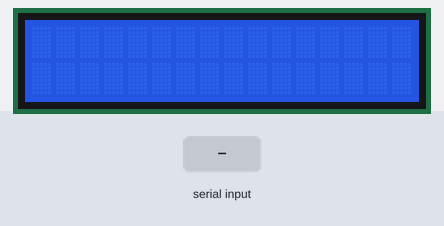
The sketch below on a simulated Arduino Uno, built with avr-gcc and run on an emulated ATmega328P. Parts: 16×2 character LCD. The inputs (shaded band) are chosen by the test bench.

Above: at 1.2 s.
1.3 s: "1" received over Serial
At 1.8 s:
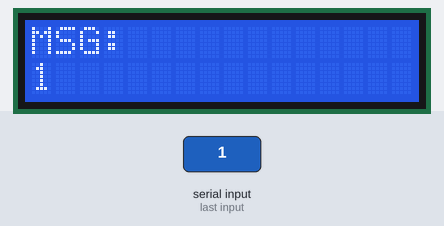
2.8 s: "0" received over Serial
At 3.7 s:
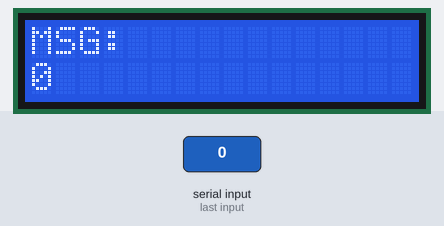
4.8 s: "2" received over Serial
At 6.7 s:
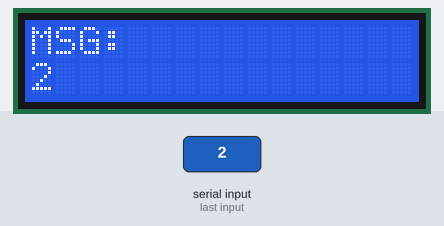
Timing chart, 0 to 8.2 s (numbered marks = the images above; inputs shaded):
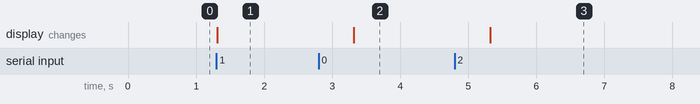

Measured:
- after the input at 1.3 s, the display: changes at once (image 1)
- after the input at 2.8 s, the display: changes after 0.52 s (image 2)
- after the input at 4.8 s, the display: changes after 0.53 s (image 3)

The sketch:

Control_lcd_internet.ino
```cpp
#include <Wire.h>
#include <LiquidCrystal_I2C.h>
LiquidCrystal_I2C lcd(0x3f, 16, 2);

String x = "";

void setup() {
  Serial.begin(115200);
  Serial.setTimeout(1);
 lcd.begin();
}

void loop() {
  while (!Serial.available());
  x = Serial.readString();
  lcd.setBacklight(HIGH);
  lcd.setCursor(0, 0);
  lcd.print("MSG:");
  lcd.setCursor(0, 1);
  lcd.print(x);
  delay(1000);
  lcd.setBacklight(HIGH);
  delay(1000);
}
```
